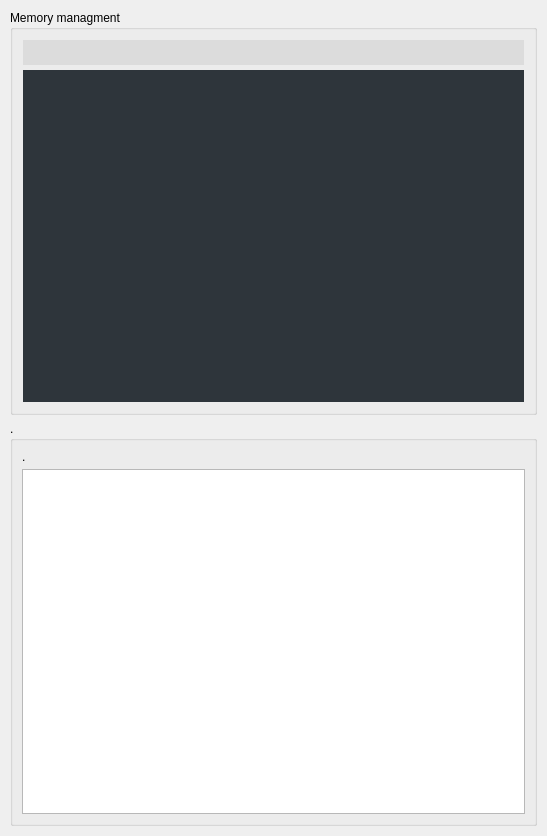
                      <widget class="QWidget" name="scrollAreaWidgetContents">
                       <property name="geometry">
                        <rect>
                         <x>0</x>
                         <y>0</y>
                         <width>547</width>
                         <height>836</height>
                        </rect>
                       </property>
                       <property name="styleSheet">
                        <string notr="true">QWidget#scrollAreaWidgetContents{
	background: transparent;
}</string>
                       </property>
                       <layout class="QVBoxLayout" name="verticalLayout_11">
                        <property name="leftMargin">
                         <number>10</number>
                        </property>
                        <property name="topMargin">
                         <number>10</number>
                        </property>
                        <property name="rightMargin">
                         <number>10</number>
                        </property>
                        <property name="bottomMargin">
                         <number>10</number>
                        </property>
                        <item>
                         <widget class="QGroupBox" name="memoryManagmentBox">
                          <property name="minimumSize">
                           <size>
                            <width>0</width>
                            <height>400</height>
                           </size>
                          </property>
                          <property name="title">
                           <string>Memory managment</string>
                          </property>
                          <layout class="QGridLayout" name="gridLayout_5">
                           <property name="leftMargin">
                            <number>10</number>
                           </property>
                           <property name="topMargin">
                            <number>10</number>
                           </property>
                           <property name="rightMargin">
                            <number>10</number>
                           </property>
                           <property name="bottomMargin">
                            <number>10</number>
                           </property>
                           <property name="verticalSpacing">
                            <number>5</number>
                           </property>
                           <item row="1" column="0">
                            <widget class="CENTAUR_NAMESPACE::OptionsTableWidget" name="memTableView">
                             <property name="styleSheet">
                              <string notr="true">QTableView {
    color: white;
    background-color: rgb(46,53,59);
    alternate-background-color: rgb(61,68,73);
    border: 0px;
}

QTableView QTableCornerButton::section {
    background: #5299D4;
    border: 0px;
}

QTableView::item {
    border: 0px;
    height: 25px;
}

QTableView::item:hover{
    background-color: rgb(79,85,90);
}

QTableView::item:hover:selected{
    background-color: rgb(104,109,113);
	font-weight: 800;
}

QTableView::item:selected{
    color: white;
	font-weight: 600;
    background-color: rgb(91,97,102);
}



QHeaderView::section:checked
{
    background-color:  #3387CD;
    color: white;
}


/***************************************************************************/
QHeaderView::section {
    font: normal 800 13px Roboto;
    padding-left: 4px;
    border: 0px;
    height: 26px;
    background-color: #0069c0;
    color: white;
    padding-left: 4px;
    border: 0px;
}

QHeaderView::section:hover
{
    background-color: #5299D4;
    color: white;
}</string>
                             </property>
                             <property name="editTriggers">
                              <set>QAbstractItemView::DoubleClicked|QAbstractItemView::EditKeyPressed</set>
                             </property>
                             <property name="alternatingRowColors">
                              <bool>true</bool>
                             </property>
                             <property name="showGrid">
                              <bool>false</bool>
                             </property>
                             <property name="gridStyle">
                              <enum>Qt::NoPen</enum>
                             </property>
                             <property name="sortingEnabled">
                              <bool>true</bool>
                             </property>
                             <attribute name="horizontalHeaderStretchLastSection">
                              <bool>true</bool>
                             </attribute>
                             <attribute name="verticalHeaderVisible">
                              <bool>false</bool>
                             </attribute>
                            </widget>
                           </item>
                           <item row="0" column="0">
                            <widget class="CENTAUR_NAMESPACE::SearchLineEdit" name="editAdvanceSearch">
                             <property name="styleSheet">
                              <string notr="true">QLineEdit{
border: 0px;
color: black;
background-color: rgb(220,220,220);
border-radius:  0px;
min-height: 25px;
padding: 0 0 0 5;
}


QLineEdit:hover{
background-color:  rgb(232,232,232);
border: 2px solid #339ef4
}

QLineEdit:focus{
background-color:  rgb(240,240,240);
border: 2px solid #56aff6;
}
</string>
                             </property>
                            </widget>
                           </item>
                          </layout>
                         </widget>
                        </item>
                        <item>
                         <widget class="QGroupBox" name="memoryManagmentBox_2">
                          <property name="minimumSize">
                           <size>
                            <width>0</width>
                            <height>400</height>
                           </size>
                          </property>
                          <property name="title">
                           <string>.</string>
                          </property>
                          <layout class="QGridLayout" name="gridLayout_6">
                           <property name="verticalSpacing">
                            <number>5</number>
                           </property>
                           <item row="0" column="0">
                            <widget class="QLabel" name="label_3">
                             <property name="text">
                              <string>.</string>
                             </property>
                            </widget>
                           </item>
                           <item row="1" column="0">
                            <widget class="QTableWidget" name="tableWidget_2"/>
                           </item>
                          </layout>
                         </widget>
                        </item>
                       </layout>
                      </widget>
